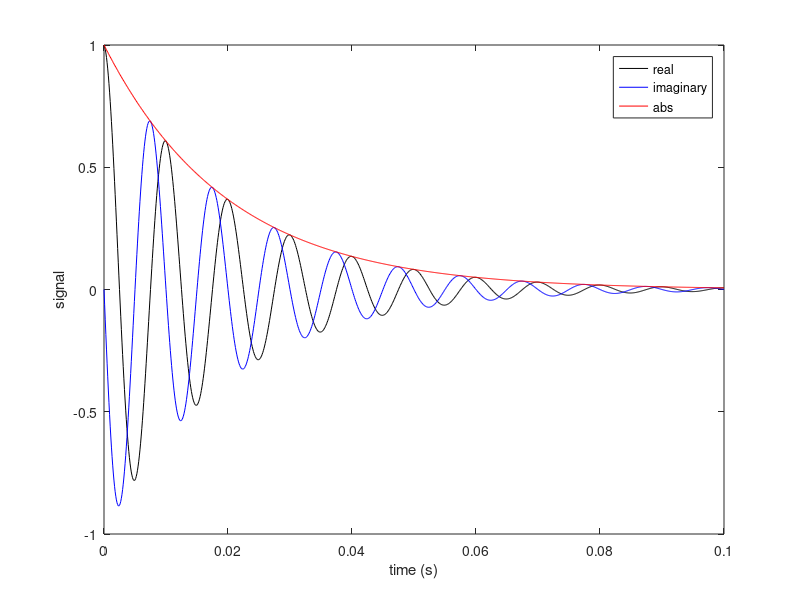
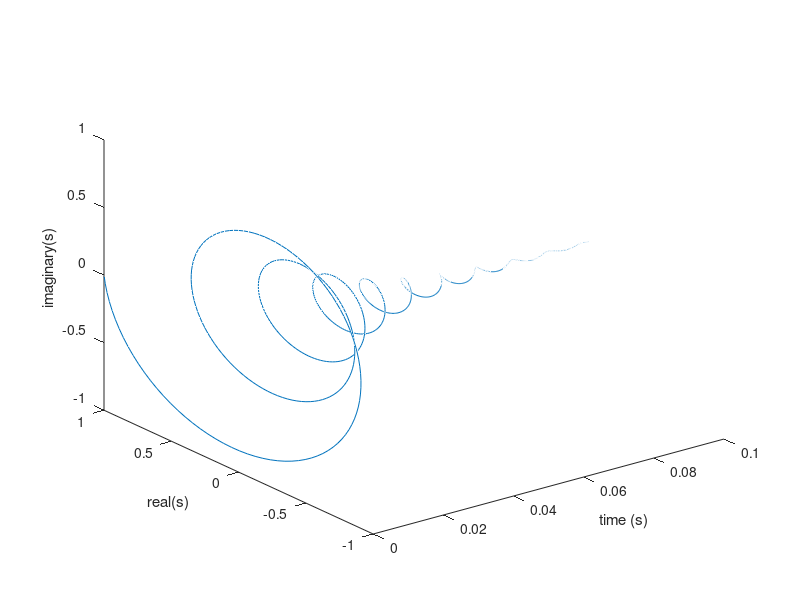

Source code (MATLAB) for these figures, in order:
% Plot the analytical expression for a simple FID

% Consider a 0.5T MR system
f0 = 42.58E6 * 0.5; % 1H Larmor Frequency at 0.5T, Hz
dT = 0.0001; % Sampling period, in seconds
BW = 1/dT; % Hz
time_s = 0:dT:0.1; % time = 0 --> 100ms 

% Now simulate an exponentially decaying sinusoid
T2 = 0.020; % 20 ms 
S0 = 1; % Initial signal at t=0
offset = 100; % Hz Let it be a little off-resonance

% Signal in rotating frame
s = S0 .* exp(-time_s ./ T2) .* exp(-1j * 2 * pi * offset * time_s);

% Common to plot real and a
figure(1)
plot(time_s, real(s), 'k', ...
    time_s, imag(s), 'b', ...
    time_s, abs(s), '-r')
xlabel('time (s)')
ylabel('signal')
legend('real', 'imaginary', 'abs')

figure(2)
plot3(time_s, real(s), imag(s))
xlabel('time (s)')
ylabel('real(s)')
zlabel('imaginary(s)')

